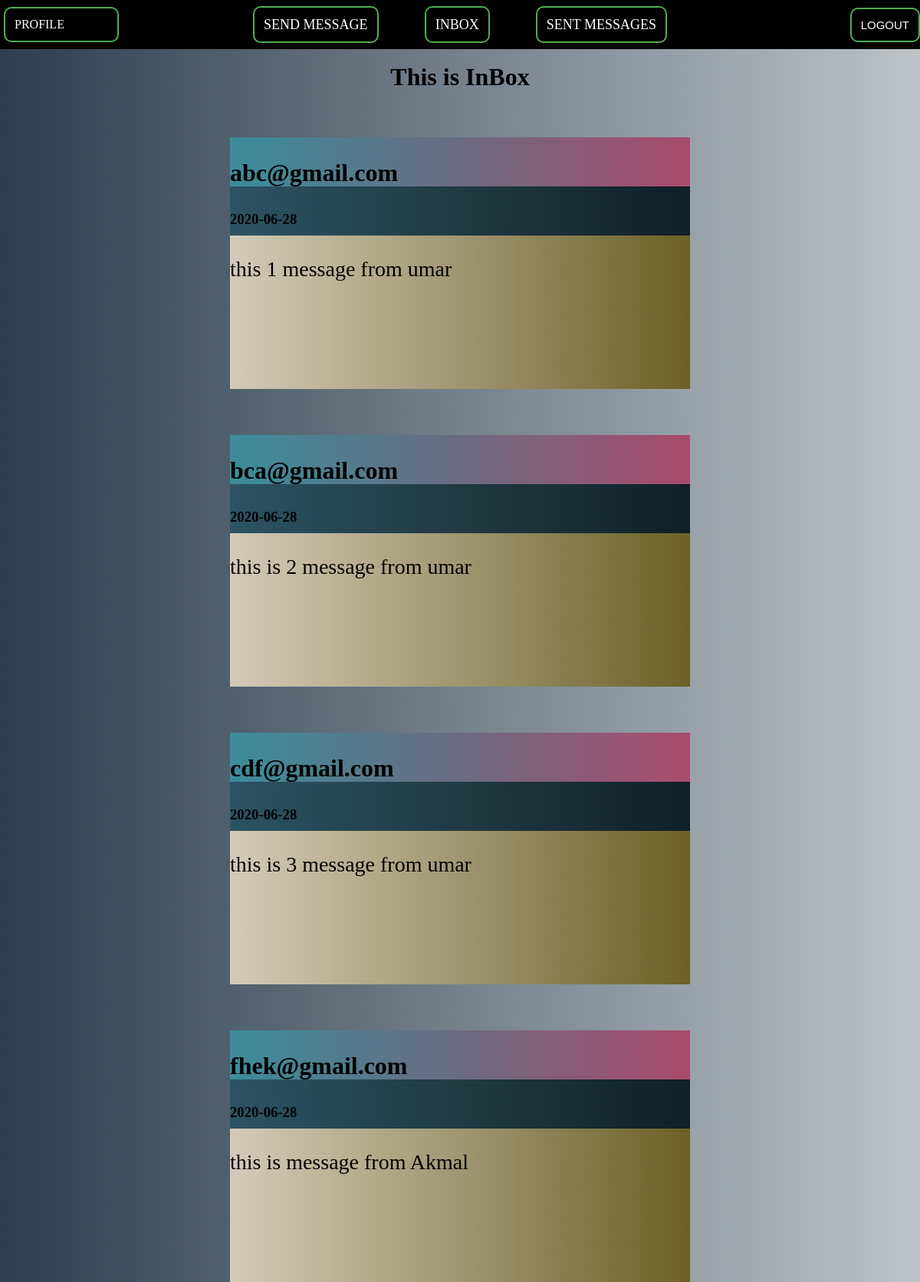
The app's page /inbox.php (signed in) with its own data.
### tables this page shows
CREATE TABLE IF NOT EXISTS `messages_table` (
  `id` int(11) NOT NULL AUTO_INCREMENT,
  `To_Email` tinytext NOT NULL,
  `From_Email` tinytext NOT NULL,
  `Actual_Text_Message` text NOT NULL,
  `Time_of_Message` varchar(11) NOT NULL,
  PRIMARY KEY (`id`)
);

### inbox.php (the view, shortened to what this page needs)
<!DOCTYPE html>
<html lang="en">
<head>
    <link rel="stylesheet" href="./css/inbox.css">
</head>
<body>
    <?php
    require "./includes/Database_Connection.php";
    require "./After_Login_NavBar.php";
    echo '<center><br><h1>This is InBox</center></h1>';
    $User_Email = $_SESSION['userEmail'];
    $sql = "SELECT * FROM messages_table where TO_EMAIL = '$User_Email'";
    $result = mysqli_query($conn, $sql);
    while($result_Check = mysqli_fetch_array($result)){
        echo '
        <div class="sender_Container">
            <h3>'.
                $result_Check['From_Email']
            .'</h3>
        </div>';
        echo '
        <div class="time">
            <h3>'.
                $result_Check['Time_of_Message']
            .'</h3>
        </div>';
    echo '
        <div class="message">
            <p>'.
                $result_Check['Actual_Text_Message'].
            '</p>
        </div>';
    }
    ?>
</body>
</html>

### css/inbox.css (style rules this page uses)
body { background: #bdc3c7; background: -webkit-linear-gradient(to right, #2c3e50, #bdc3c7); background: linear-gradient(to right, #2c3e50, #bdc3c7); }
.sender_Container, .time, .message { width: 50%; margin: auto; }
.sender_Container { background: #aa4b6b; background: -webkit-linear-gradient(to right, #3b8d99, #6b6b83, #aa4b6b); background: linear-gradient(to right, #3b8d99, #6b6b83, #aa4b6b); height: 8vh; margin-top: 60px; }
.sender_Container h3 { height: 8vh; padding-top: 3.5vh; font-size: 4vh; }
.time { background: #0F2027; background: -webkit-linear-gradient(to right, #2C5364, #203A43, #0F2027); background: linear-gradient(to right, #2C5364, #203A43, #0F2027); height: 8vh; }
.time h3 { padding-top: 4vh; }
.message { height: 25vh; background: #6D6027; background: -webkit-linear-gradient(to right, #D3CBB8, #6D6027); background: linear-gradient(to right, #D3CBB8, #6D6027); }
.message p { font-size: 3.5vh; padding-top: 3.5vh; }

### css/After_Login_NavBar_css.css (style rules this page uses)
* { padding: 0; margin: 0; box-sizing: border-box; }

### records on screen
messages_table: From_Email "abc@gmail.com", Time_of_Message "2020-06-28", Actual_Text_Message "this 1 message from umar"
messages_table: From_Email "bca@gmail.com", Time_of_Message "2020-06-28", Actual_Text_Message "this is 2 message from umar"
messages_table: From_Email "cdf@gmail.com", Time_of_Message "2020-06-28", Actual_Text_Message "this is 3 message from umar"
messages_table: From_Email "fhek@gmail.com", Time_of_Message "2020-06-28", Actual_Text_Message "this is message from Akmal"
